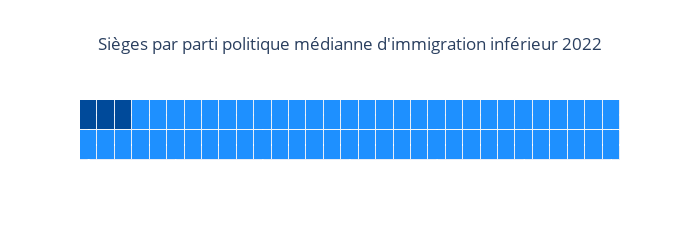

The code cell stored with this chart in its notebook:
### Code cell
# Affiche le waffle chart
import plotly.graph_objects as go
import numpy as np
from visual_helper import set_customdata

m = 2  # Augmentation du nombre de lignes
n = 31  # Augmentation du nombre de colonnes
z = np.ones((m, n))

z[1, 0:3] = 4

political_parties = {
    1: "Coalition avenir Québec",
    2: "Parti libéral du Québec",
    3: "Québec solidaire",
    4: "Parti québécois"
    }
M = max([len(s) for s in political_parties.values()])
customdata = np.empty((m, n), dtype=f'<U{M}')  

for i in range(m):
    for j in range(n):           
        customdata[i, j] = political_parties[z[i, j]] 

# Définition de la palette de couleurs
colorscale = [[0, "#1E90FF"], #1E90FF
              [0.33, "#00cc96"], #00cc96
              [0.33, "#b52121"], #b52121
              [0.66,  "#FF8040"], #FF8040
              [0.66, "#FF8040"],
              [1,"#004A9A"]] #004A9A
# Ajustement des étiquettes
xlabels = [f'X{i}' for i in range(n)]  
ylabels = [f'Y{i}' for i in range(m)]  

fig = go.Figure(go.Heatmap(z=z,
                           customdata=customdata, xgap=1, ygap=1,
                           colorscale=colorscale, showscale=False,
                           hovertemplate="(%{y}, %{x}): %{customdata})<extra></extra>"))

fig.update_layout(width=700, height=210 )


fig.update_layout(
    title="Sièges par parti politique médianne d'immigration inférieur 2022",
    title_x=0.5  # Centers the title
)
fig.update_xaxes(showticklabels=False)
fig.update_yaxes(showticklabels=False)
fig.show()

### Figure 1 — Plotly figure (JSON) as saved in the notebook; plotly's stock layout.template omitted (floating-point values rounded to 4 significant figures)
{"data": [{"colorscale": [[0, "#1E90FF"], [0.33, "#00cc96"], [0.33, "#b52121"], [0.66, "#FF8040"], [0.66, "#FF8040"], [1, "#004A9A"]], "customdata": [["Coalition avenir Québec", "Coalition avenir Québec", "Coalition avenir Québec", "Coalition avenir Québec", "Coalition avenir Québec", "Coalition avenir Québec", "Coalition avenir Québec", "Coalition avenir Québec", "Coalition avenir Québec", "Coalition avenir Québec", "Coalition avenir Québec", "Coalition avenir Québec", "Coalition avenir Québec", "Coalition avenir Québec", "Coalition avenir Québec", "Coalition avenir Québec", "Coalition avenir Québec", "Coalition avenir Québec", "Coalition avenir Québec", "Coalition avenir Québec", "Coalition avenir Québec", "Coalition avenir Québec", "Coalition avenir Québec", "Coalition avenir Québec", "Coalition avenir Québec", "Coalition avenir Québec", "Coalition avenir Québec", "Coalition avenir Québec", "Coalition avenir Québec", "Coalition avenir Québec", "Coalition avenir Québec"], ["Parti québécois", "Parti québécois", "Parti québécois", "Coalition avenir Québec", "Coalition avenir Québec", "Coalition avenir Québec", "Coalition avenir Québec", "Coalition avenir Québec", "Coalition avenir Québec", "Coalition avenir Québec", "Coalition avenir Québec", "Coalition avenir Québec", "Coalition avenir Québec", "Coalition avenir Québec", "Coalition avenir Québec", "Coalition avenir Québec", "Coalition avenir Québec", "Coalition avenir Québec", "Coalition avenir Québec", "Coalition avenir Québec", "Coalition avenir Québec", "Coalition avenir Québec", "Coalition avenir Québec", "Coalition avenir Québec", "Coalition avenir Québec", "Coalition avenir Québec", "Coalition avenir Québec", "Coalition avenir Québec", "Coalition avenir Québec", "Coalition avenir Québec", "Coalition avenir Québec"]], "hovertemplate": "(%{y}, %{x}): %{customdata})<extra></extra>", "showscale": false, "type": "heatmap", "xgap": 1, "ygap": 1, "z": [[1, 1, 1, 1, 1, 1, 1, 1, 1, 1, 1, 1, 1, 1, 1, 1, 1, 1, 1, 1, 1, 1, 1, 1, 1, 1, 1, 1, 1, 1, 1], [4, 4, 4, 1, 1, 1, 1, 1, 1, 1, 1, 1, 1, 1, 1, 1, 1, 1, 1, 1, 1, 1, 1, 1, 1, 1, 1, 1, 1, 1, 1]]}], "layout": {"height": 210, "title": {"text": "Sièges par parti politique médianne d'immigration inférieur 2022", "x": 0.5}, "width": 700, "xaxis": {"showticklabels": false}, "yaxis": {"showticklabels": false}}}
